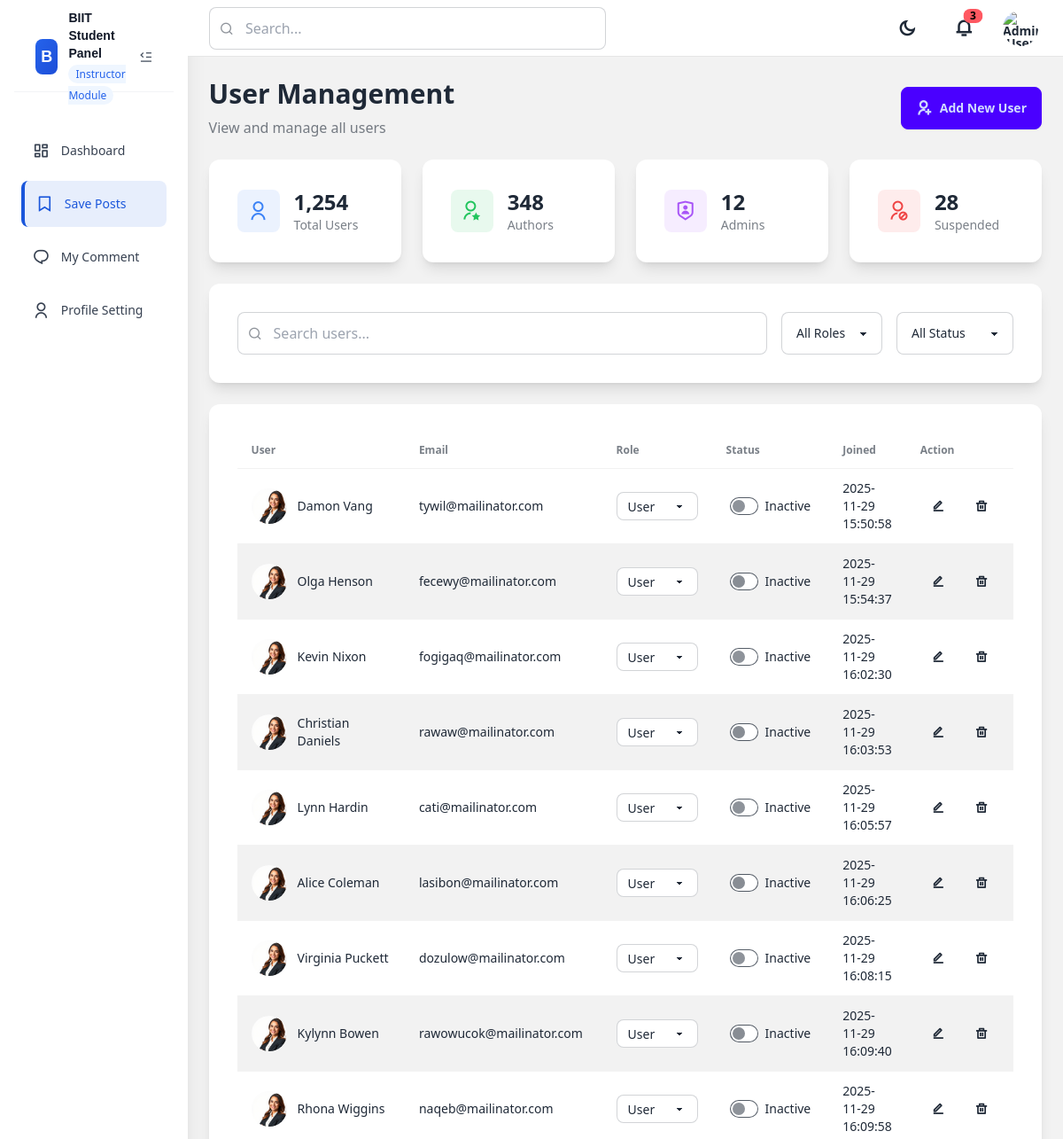
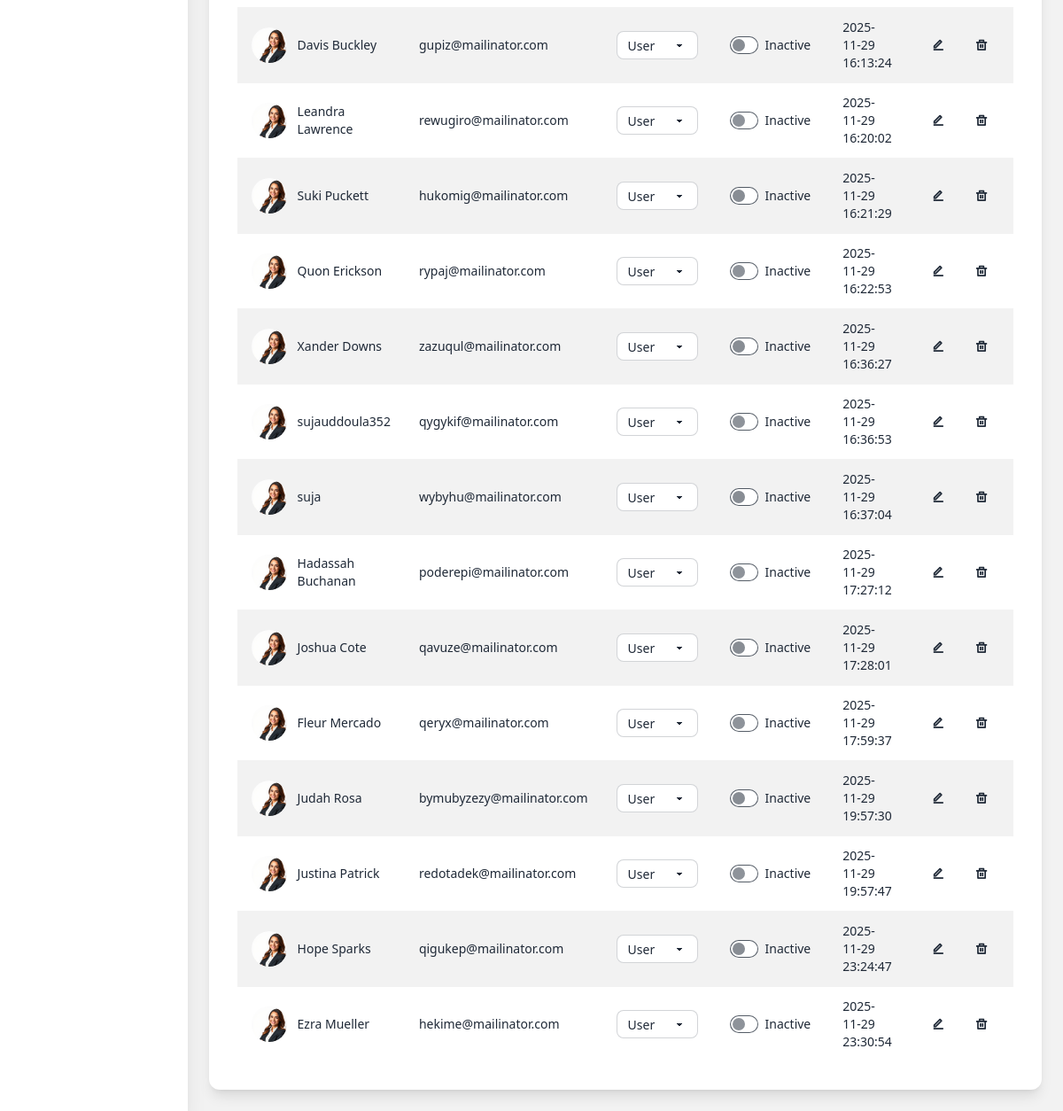
The app's page /BackEnd/users.php (signed in) with its own data (2 pictures, top to bottom).
### tables this page shows
CREATE TABLE `users` (
  `id` int NOT NULL,
  `name` varchar(100) NOT NULL,
  `username` varchar(80) DEFAULT NULL,
  `email` varchar(150) NOT NULL,
  `password` varchar(255) NOT NULL,
  `role` enum('user','author','admin') DEFAULT 'user',
  `avatar` varchar(255) DEFAULT NULL,
  `bio` text,
  `social_facebook` varchar(255) DEFAULT NULL,
  `social_twitter` varchar(255) DEFAULT NULL,
  `social_instagram` varchar(255) DEFAULT NULL,
  `status` enum('active','suspended') DEFAULT 'active',
  `created_at` timestamp NULL DEFAULT CURRENT_TIMESTAMP
);

### BackEnd/users.php (the view, shortened to what this page needs)
<?php
include 'layout/head.php';
?>
<?php include "layout/navBar.php";
$query = "SELECT * FROM users";
$stmt = $conn->prepare($query);
$stmt->execute();
$users = $stmt->fetchAll(PDO::FETCH_ASSOC);
?>
<link rel="stylesheet" href="https://cdn.datatables.net/2.3.5/css/dataTables.dataTables.min.css">
<div class="flex-1 flex flex-col">
  <?php include "layout/header.php" ?>
  <main class="flex-1 p-6">
    <div class="space-y-6">
      <div class="flex items-center justify-between">
        <div>
          <h1 class="text-3xl font-bold mb-2">User Management</h1>
          <p class="text-base-content/60">View and manage all users</p>
        </div>
        <button class="btn btn-primary whitespace-nowrap">
          <i class="ri-user-add-line text-lg"></i>Add New User
        </button>
      </div>
      <div class="grid grid-cols-1 md:grid-cols-4 gap-6">
        <div class="card bg-base-100 shadow-lg rounded-xl">
          <div class="card-body">
            <div class="flex items-center gap-4">
              <div
                class="w-12 h-12 rounded-lg bg-blue-500/10 text-blue-500 flex items-center justify-center">
                <i class="ri-user-line text-2xl"></i>
              </div>
              <div>
                <p class="text-2xl font-bold">1,254</p>
                <p class="text-sm text-base-content/60">Total Users</p>
              </div>
            </div>
          </div>
        </div>
        <div class="card bg-base-100 shadow-lg rounded-xl">
          <div class="card-body">
            <div class="flex items-center gap-4">
              <div
                class="w-12 h-12 rounded-lg bg-green-500/10 text-green-500 flex items-center justify-center">
                <i class="ri-user-star-line text-2xl"></i>
              </div>
              <div>
                <p class="text-2xl font-bold">348</p>
                <p class="text-sm text-base-content/60">Authors</p>
              </div>
            </div>
          </div>
        </div>
        <div class="card bg-base-100 shadow-lg rounded-xl">
          <div class="card-body">
            <div class="flex items-center gap-4">
              <div
                class="w-12 h-12 rounded-lg bg-purple-500/10 text-purple-500 flex items-center justify-center">
                <i class="ri-shield-user-line text-2xl"></i>
              </div>
              <div>
                <p class="text-2xl font-bold">12</p>
                <p class="text-sm text-base-content/60">Admins</p>
              </div>
            </div>
          </div>
        </div>
        <div class="card bg-base-100 shadow-lg rounded-xl">
          <div class="card-body">
            <div class="flex items-center gap-4">
              <div
                class="w-12 h-12 rounded-lg bg-red-500/10 text-red-500 flex items-center justify-center">
                <i class="ri-user-forbid-line text-2xl"></i>
              </div>
              <div>
                <p class="text-2xl font-bold">28</p>
                <p class="text-sm text-base-content/60">Suspended</p>
              </div>
            </div>
          </div>
        </div>
      </div>
      <div class="card bg-base-100 shadow-lg rounded-xl">
        <div class="card-body">
          <div class="flex flex-wrap gap-4">
            <div class="form-control flex-1 min-w-64">
              <div class="relative">
                <input
                  placeholder="Search users..."
                  class="input input-bordered w-full pl-10"
                  type="text" /><i
                  class="ri-search-line absolute left-3 top-1/2 -translate-y-1/2 text-base-content/50"></i>
              </div>
            </div>
            <select class="select select-bordered whitespace-nowrap">
              <option>All Roles</option>
            </select><select class="select select-bordered whitespace-nowrap">
              <option>All Status</option>
            </select>
          </div>
        </div>
      </div>
      <div class="card bg-base-100 shadow-lg rounded-xl">
        <div class="card-body">
          <div class="overflow-x-auto">
            <table id="myTable" class="table table-zebra">
              <thead>
                <tr>
                  <th>User</th>
                  <th>Email</th>
                  <th>Role</th>
                  <th>Status</th>
                  <th>Joined</th>
                  <th>Action</th>
                </tr>
              </thead>
              <tbody>
                <?php foreach ($users as $user): ?>
                  <tr>
                    <td>
                      <div class="flex items-center gap-3">
                        <div class="avatar">
                          <div class="w-10 h-10 rounded-full">
                            <img
                              alt="<?= $user['name']; ?>"
                              src="<?= !empty($user['photo']) ? $user['photo'] : '../assete/img_res/afa1ed31635ccb5ee582369b541fc71d.jpg'; ?>" />
                          </div>
                        </div>
                        <span class="font-medium"><?= $user['name']; ?></span>
                      </div>
                    </td>
                    <td><?= $user['email']; ?></td>
                    <td>
                      <select class="select select-sm select-bordered">
                        <option value="user" <?= $user['role'] === 'user' ? 'selected' : '' ?>>User</option>
                      </select>
                    </td>
                    <td>
                      <label class="label cursor-pointer gap-2">
                        <input
                          class="toggle toggle-success toggle-sm"
                          type="checkbox"
                          <?= $user['status'] == 1 ? 'checked' : '' ?> />
                        <span class="text-sm"><?= $user['status'] == 1 ? 'Active' : 'Inactive' ?></span>
                      </label>
                    </td>
                    <td><?= $user['created_at']; ?></td>
                    <td>
                      <div class="flex gap-2">
                        <a href="userEdite.php?id=<?= $user['id'] ?>" class="btn btn-sm btn-ghost">
                          <i class="ri-edit-line"></i>
                        </a>
                        <form action="userDelete.php" method="POST" onsubmit="return confirm('Are you sure?');">
                          <button class="btn btn-sm btn-error btn-ghost">
                            <i class="ri-delete-bin-line"></i>
                          </button>
                        </form>
                      </div>
                    </td>
                  </tr>
                <?php endforeach; ?>
              </tbody>
            </table>
          </div>
        </div>
      </div>
    </div>
  </main>
  </body>
  </html>

### records on screen
users: name "Damon Vang", email "tywil@mailinator.com", role "User", shows "Inactive", created_at "2025-11-29 15:50:58"
users: name "Olga Henson", email "fecewy@mailinator.com", role "User", shows "Inactive", created_at "2025-11-29 15:54:37"
users: name "Kevin Nixon", email "fogigaq@mailinator.com", role "User", shows "Inactive", created_at "2025-11-29 16:02:30"
users: name "Christian Daniels", email "rawaw@mailinator.com", role "User", shows "Inactive", created_at "2025-11-29 16:03:53"
users: name "Lynn Hardin", email "cati@mailinator.com", role "User", shows "Inactive", created_at "2025-11-29 16:05:57"
users: name "Alice Coleman", email "lasibon@mailinator.com", role "User", shows "Inactive", created_at "2025-11-29 16:06:25"
users: name "Virginia Puckett", email "dozulow@mailinator.com", role "User", shows "Inactive", created_at "2025-11-29 16:08:15"
users: name "Kylynn Bowen", email "rawowucok@mailinator.com", role "User", shows "Inactive", created_at "2025-11-29 16:09:40"
users: name "Rhona Wiggins", email "naqeb@mailinator.com", role "User", shows "Inactive", created_at "2025-11-29 16:09:58"
users: name "Davis Buckley", email "gupiz@mailinator.com", role "User", shows "Inactive", created_at "2025-11-29 16:13:24"
users: name "Leandra Lawrence", email "rewugiro@mailinator.com", role "User", shows "Inactive", created_at "2025-11-29 16:20:02"
users: name "Suki Puckett", email "hukomig@mailinator.com", role "User", shows "Inactive", created_at "2025-11-29 16:21:29"
users: name "Quon Erickson", email "rypaj@mailinator.com", role "User", shows "Inactive", created_at "2025-11-29 16:22:53"
users: name "Xander Downs", email "zazuqul@mailinator.com", role "User", shows "Inactive", created_at "2025-11-29 16:36:27"
users: name "sujauddoula352", email "qygykif@mailinator.com", role "User", shows "Inactive", created_at "2025-11-29 16:36:53"
users: name "suja", email "wybyhu@mailinator.com", role "User", shows "Inactive", created_at "2025-11-29 16:37:04"
users: name "Hadassah Buchanan", email "poderepi@mailinator.com", role "User", shows "Inactive", created_at "2025-11-29 17:27:12"
users: name "Joshua Cote", email "qavuze@mailinator.com", role "User", shows "Inactive", created_at "2025-11-29 17:28:01"
users: name "Fleur Mercado", email "qeryx@mailinator.com", role "User", shows "Inactive", created_at "2025-11-29 17:59:37"
users: name "Judah Rosa", email "bymubyzezy@mailinator.com", role "User", shows "Inactive", created_at "2025-11-29 19:57:30"
users: name "Justina Patrick", email "redotadek@mailinator.com", role "User", shows "Inactive", created_at "2025-11-29 19:57:47"
users: name "Hope Sparks", email "qigukep@mailinator.com", role "User", shows "Inactive", created_at "2025-11-29 23:24:47"
users: name "Ezra Mueller", email "hekime@mailinator.com", role "User", shows "Inactive", created_at "2025-11-29 23:30:54"
